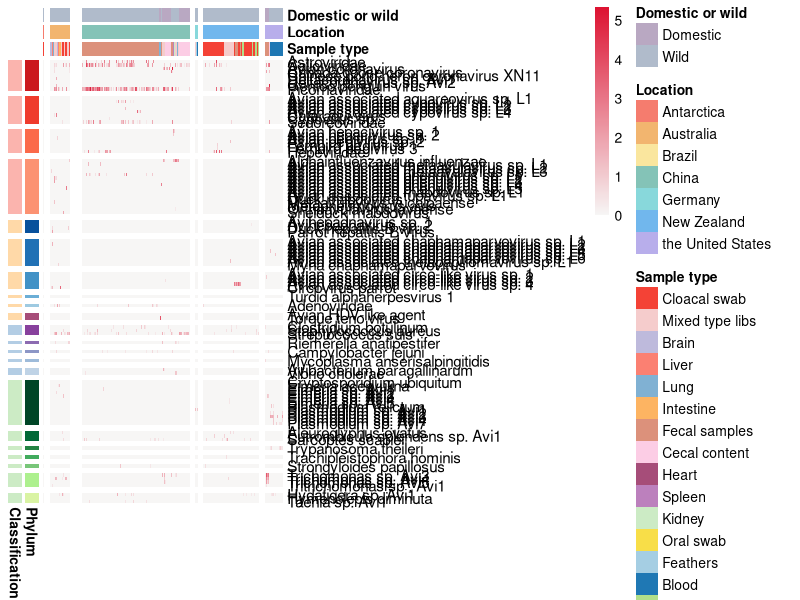
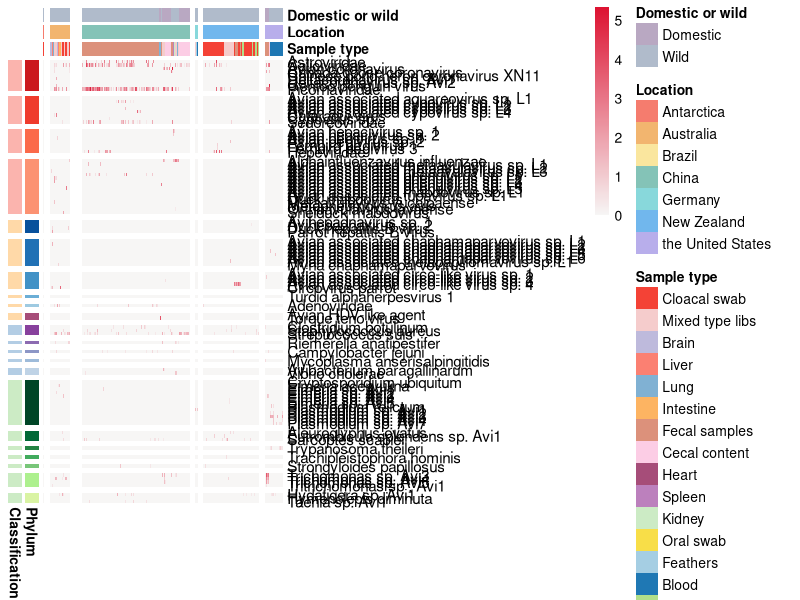

These figures' R source, in order:
# Required packages
library(openxlsx)
library(pheatmap)

args <- commandArgs(trailingOnly = FALSE)
file_arg <- grep("^--file=", args, value = TRUE)
script_dir <- if (length(file_arg) == 1) {
  dirname(normalizePath(sub("^--file=", "", file_arg)))
} else {
  getwd()
}
setwd(script_dir)

# Read and order the matrix
data <- read.xlsx("viral_data_pheatmap-final-input.xlsx", sheet = 1)

rownames(data) <- data[, 1]
data <- data[, -1]

desired_order <- scan("order_data.txt", what = "", sep = "\t")
valid_columns <- desired_order[desired_order %in% colnames(data)]

invalid_columns <- desired_order[!desired_order %in% colnames(data)]
if (length(invalid_columns) > 0) {
  warning("Missing matrix columns: ", paste(invalid_columns, collapse = ", "))
}
data <- data[, valid_columns]

desired_order_row <- scan("order_data_row.txt", what = "", sep = "\t")
data <- data[desired_order_row, ]

write.table(data, "data.tsv", sep = "\t", quote = FALSE)
heatmap_data <- log10(data + 1)

# Column annotations
annotation_col <- read.table("col_heatmap_annot.txt", header = TRUE, sep = "\t", row.names = 1,
                             check.names = FALSE)
annotation_col <- annotation_col[, c("Type", "Location", "Domestic_or_Wild"), drop = FALSE]
colnames(annotation_col) <- c("Sample type", "Location", "Domestic or wild")

color_col <- list(
  `Domestic or wild` = c(
    "Domestic" = "#B9A8C2",
    "Wild" = "#B0BBCB"
  ),
  Location = c(
    "Antarctica" = "#F57C6E",
    "Australia" = "#F2B56F",
    "Brazil" = "#FAE69E",
    "China" = "#84C3B7",
    "Germany" = "#88D8DB",
    "New Zealand" = "#71B7ED",
    "the United States" = "#B8AEEB"
  ),
  `Sample type` = c(
    "Cloacal swab" = "#F44236", "Mixed type libs" = "#F5CCCC", "Brain" = "#BEBADC",
    "Liver" = "#FB8072", "Lung" = "#80B1D3", "Intestine" = "#FDB462",
    "Fecal samples" = "#DC917B", "Cecal content" = "#FCCDE5", "Heart" = "#A64D79",
    "Spleen" = "#BC80BD", "Kidney" = "#CCEBC5", "Oral swab" = "#F8DE48",
    "Feathers" = "#A5CEE3", "Blood" = "#1F78B4", "Lesion" = "#B2DF8A"
  )
)

# Row annotations
annotation_row <- read.table("row_heatmap_annot.txt", header = TRUE, sep = "\t", row.names = 1,
                             check.names = FALSE)
colnames(annotation_row) <- c("Phylum", "Classification")
annotation_row$Phylum[annotation_row$Phylum == "unclassified Viruses phylum"] <- "unclassified phylum"

color_annotation_row <- list(
  Classification = c(
    "RNA_virus" = "#FBB4AE",
    "DNA_virus" = "#FFD9A8",
    "Bacteria" = "#B3CDE4",
    "Eukaryota" = "#CCEBC5"
  ),
  Phylum = c(
    "Pisuviricota" = "#CB181D", "Duplornaviricota" = "#EF3B2C", "Kitrinoviricota" = "#FB6A4A",
    "Negarnaviricota" = "#FC9272", "Artverviricota" = "#08519C", "Cossaviricota" = "#2171B5",
    "Cressdnaviricota" = "#4292C6", "Peploviricota" = "#6BAED6", "Preplasmiviricota" = "#9ECAE1",
    "unclassified phylum" = "#A64D79", "Bacillota" = "#88419D", "Bacteroidota" = "#8C6BB1",
    "Campylobacterota" = "#8C96C6", "Mycoplasmatota" = "#9EBBDA", "Pseudomonadota" = "#BFD3E6",
    "Apicomplexa" = "#004526", "Arthropoda" = "#006836", "Euglenozoa" = "#238443",
    "Microsporidia" = "#41AB5D", "Nematoda" = "#78C679", "Parabasalia" = "#ADF08E",
    "Platyhelminthes" = "#D9F3A3"
  )
)

annotation_row$Classification <- factor(annotation_row$Classification, levels = names(color_annotation_row$Classification))
annotation_row$Phylum <- factor(annotation_row$Phylum, levels = names(color_annotation_row$Phylum))

annotation_col$`Domestic or wild` <- factor(annotation_col$`Domestic or wild`, levels = names(color_col$`Domestic or wild`))
annotation_col$Location <- factor(annotation_col$Location, levels = names(color_col$Location))
annotation_col$`Sample type` <- factor(annotation_col$`Sample type`, levels = names(color_col$`Sample type`))

# Plot the heatmap
display_row_labels <- gsub("_", " ", rownames(heatmap_data), fixed = TRUE)
family_labels <- c(
  "Astroviridae", "Caliciviridae", "Hepeviridae", "Picornaviridae",
  "Sedoreoviridae", "Adenoviridae", "Parvoviridae", "Spinareoviridae",
  "Coronaviridae", "Eimeriidae", "Flaviviridae", "Plasmodiidae",
  "Circoviridae", "Paramyxoviridae", "Phenuiviridae", "Hepadnaviridae",
  "Rhabdoviridae", "Trichomonadidae", "Taeniidae", "Anelloviridae",
  "Orthoherpesviridae", "Orthomyxoviridae", "Papillomaviridae", "Kolmioviridae",
  "Pneumoviridae", "Campylobacteraceae", "Clostridiaceae", "Mycoplasmataceae",
  "Pasteurellaceae", "Staphylococcaceae", "Streptococcaceae", "Vibrionaceae",
  "Weeksellaceae", "Acaridae", "Cryptosporidiidae", "Hymenolepididae",
  "Pleistophoridae", "Sarcoptidae", "Strongyloididae", "Tritrichomonadidae",
  "Trombiculidae", "Trypanosomatidae"
)

df <- pheatmap(
  heatmap_data, 
  annotation_col = annotation_col,
  annotation_row = annotation_row,
  annotation_colors = list(
    `Sample type` = color_col$`Sample type`,
    Location = color_col$Location,
    `Domestic or wild` = color_col$`Domestic or wild`,
    Phylum = color_annotation_row$Phylum,
    Classification = color_annotation_row$Classification
  ), 
  color = colorRampPalette(c("#f7f6f5", "#DD1332"))(200),
  show_colnames = FALSE,
  labels_row = display_row_labels,
  annotation_names_col = TRUE,
  annotation_names_row = TRUE,
  cluster_cols = FALSE,
  cluster_rows = FALSE,
  gaps_row = c(9, 17, 24, 40, 44, 52, 57, 58, 59, 61, 64, 65, 66, 67, 69, 82, 85, 86, 87, 88, 92),
  gaps_col = c(2, 41, 42, 245, 249, 354),
  fontsize_row = 11,
  legend = TRUE,
  legend_position = "bottom"
)

# Format taxon labels.
row_name_idx <- which(df$layout$name == "row_names")
if (length(row_name_idx) == 1) {
  row_name_grob <- df$grobs[[row_name_idx]]
  row_name_grob$gp <- grid::gpar(
    fontsize = 11,
    fontface = ifelse(display_row_labels %in% family_labels, "bold.italic", "italic"),
    col = "black"
  )
  df$grobs[[row_name_idx]] <- row_name_grob
}

row_annotation_name_idx <- grep("row_annotation_names|annotation_names_row", df$layout$name)
for (i in row_annotation_name_idx) {
  if (inherits(df$grobs[[i]], "text")) {
    df$grobs[[i]]$rot <- 0
    df$grobs[[i]]$hjust <- 0.5
    df$grobs[[i]]$vjust <- 0.5
  }
}

pdf_file <- file.path(getwd(), "heatmap_output_figure4C.pdf")
pdf(pdf_file, width = 18, height = 21)
print(df)
dev.off()

message("Saved: ", pdf_file)
